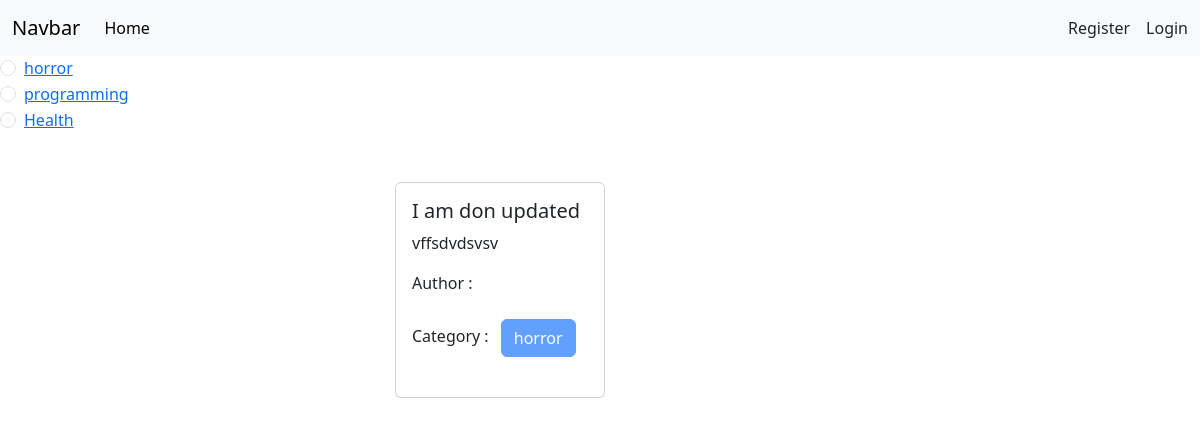
The page /category/horror/ on the database its author committed.
### categories/models.py (models this page shows, shortened)
class Category(models.Model):
    name = models.CharField(max_length=100)
    slug = models.SlugField(max_length=100,unique=True, null=True, blank=True)

### posts/models.py (models this page shows, shortened)
class Post(models.Model):
    title = models.CharField(max_length=50)
    content = models.TextField()
    category = models.ManyToManyField(Category)
    author = models.ForeignKey(User, on_delete=models.CASCADE)

### blog_project/views.py (the view)
# urls.py: 2. Add a URL to urlpatterns:  path('', views.home, name='home')
def home(request, category_slug=None):
    data = Post.objects.all()
    if category_slug is not None:
        category = Category.objects.get(slug=category_slug)
        data = Post.objects.filter(category=category)
    categories = Category.objects.all()
    return render(request, 'home.html', {'data' : data,'category': categories})

### templates/home.html
{% extends "base.html" %}
{% block content %}
<div>
  <div class="col-2">
    {% for cat  in category %}
    <div class="form-check">
      <input
        type="radio"
        class="form-check-input"
        name="category"
        id="{{cat.id}}"
      />
      <label for="{{cat.id}}" class="form-check-label">
        <a href="{% url "category_wise_post" cat.slug %}">{{cat.name}}</a>
      </label>
    </div>
    {% endfor %}
  </div>
  <div>
    <div class="col-10 d-flex flex-wrap justify-content-center px-5 pt-5">
      {% for post in data %}
      <div class="col-sm-3 mb-3 mb-sm-0">
          <div class="card mx-2">
            <div class="card-body">
              <h5 class="card-title">{{post.title}}</h5>
              <p class="card-text">{{post.content}}</p>
              <p>Author : {{post.author.first_name}} {{post.author.last_name}}</p>
              <p>Category : {% for cat in post.category.all %}
                  <button class="btn btn-primary m-2 disabled">{{cat.name}}</button>
                  {% endfor %}</p>
            </div>
          </div>
        </div>
      {% endfor %}
  </div>
  </div>
</div>
{% endblock  %}

### rows shown on the page
Category: name "horror"
Category: name "programming"
Category: name "Health"
Post: title "I am don updated", content "vffsdvdsvsv"
